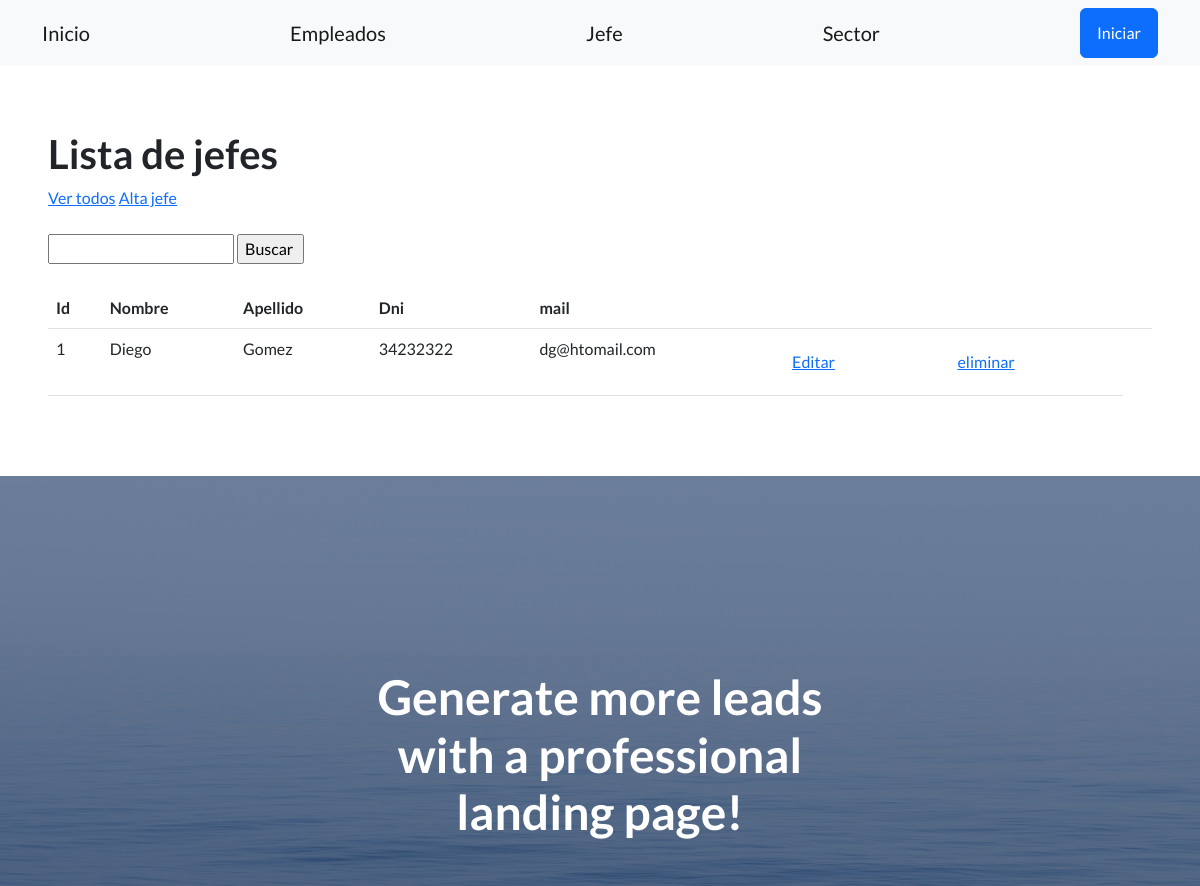
Before: /empleados/jefe/ (upper part) with the older database file.
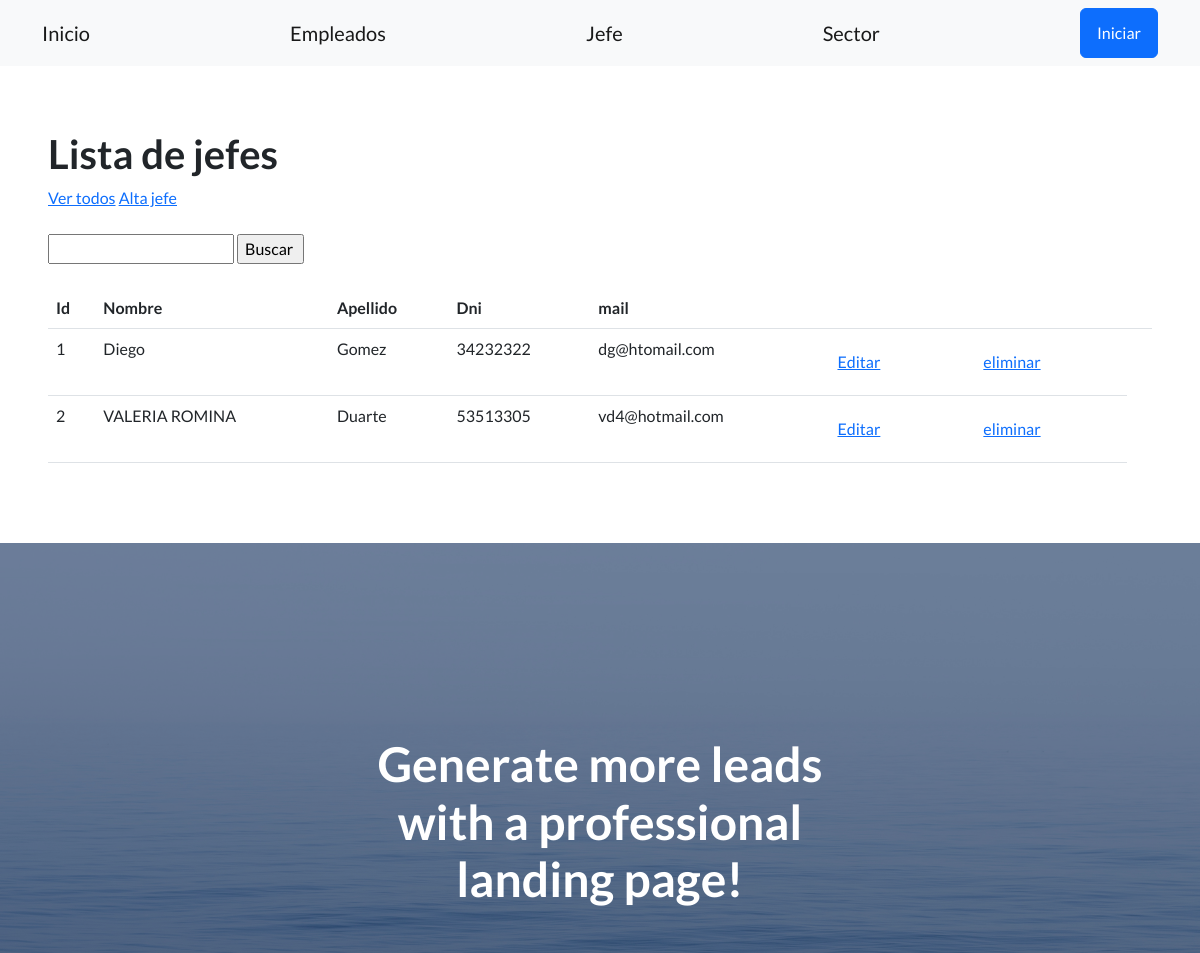
After: the same page with the newer database file.
### control_empleados/models.py (models this page shows, shortened)
class Jefe(models.Model):
    apellido = models.CharField(max_length=256)
    nombre = models.CharField(max_length=256)
    dni = models.CharField(max_length=32)
    email = models.EmailField(blank=True)
    fecha_nacimiento = models.DateField(null=True, blank=True)
    profesion = models.CharField(max_length=128)
    bio = models.TextField(blank=True)

### control_empleados/views.py (the view)
# urls.py: path('jefe/', listar_jefe, name='listar_jefe'),
def listar_jefe(request):
    contexto = {
        'jefe': Jefe.objects.all(),
    }
    http_response = render(
        request=request,
        template_name='control_empleados/listar_jefe.html',
        context=contexto,
    )
    return http_response

### control_empleados/templates/control_empleados/listar_jefe.html (shortened to what this page needs)
{% extends 'base.html' %}
{% block contenido %}
    <h1>Lista de jefes</h1>
    <a href="{% url 'listar_jefe' %}">Ver todos</a>
    <a href="{% url 'crear_jefe' %}">Alta jefe</a>
    <br><br>
    <form action="{% url 'buscar_jefe' %}" method="post">
      <input type="text" name="busqueda">
      <input type="submit" value="Buscar ">
    </form>
    <br>
    <table class="table">
        <tbody>
            <tr>
                <th>Id</th>
                <th>Nombre</th>
                <th>Apellido</th>
                <th>Dni</th>
                <th>mail</th>
                <th></th>
                <th></th>
                <th></th>
             </tr>
            {% for jefes in jefe%}
            <tr>
                <td>{{jefes.id}} </td>
                <td>{{jefes.nombre}} </td>
                <td>{{jefes.apellido}} </td>
                <td>{{jefes.dni}} </td>
                <td>{{jefes.email}} </td>
              <td>
                    <a class='btn btn-link' href="{% url 'editar_jefe' jefes.id %}">Editar</a>
                </td>
                <td>
                    <form action="{% url 'eliminar_jefe' jefes.id %}" method="post">
                      <input type="submit" class='btn btn-link' value="eliminar"/>
                    </form>
                </td>
         </tr>
        {% endfor%}
        </tbody>
    </table>
{% endblock contenido %}

Changed rows visible on the page:
added Jefe: id "2", nombre "VALERIA ROMINA", apellido "Duarte", dni "53513305", email "vd4@hotmail.com"
